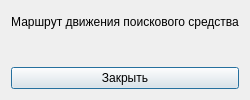
<?xml version="1.0" encoding="UTF-8"?>
<ui version="4.0">
 <class>RouteBuilderForm</class>
 <widget class="QDialog" name="RouteBuilderForm">
  <property name="windowTitle">
   <string>Построение маршрута SRU</string>
  </property>
  <layout class="QVBoxLayout" name="routeLayout">
   <item>
    <widget class="QLabel" name="labelRoute">
     <property name="text">
      <string>Маршрут движения поискового средства</string>
     </property>
     <property name="alignment">
      <set>Qt::AlignCenter</set>
     </property>
    </widget>
   </item>
   <item>
    <widget class="QWidget" name="mapContainer" native="true"/>
   </item>
   <item>
    <widget class="QPushButton" name="btnClose">
     <property name="text">
      <string>Закрыть</string>
     </property>
    </widget>
   </item>
  </layout>
 </widget>
 <resources/>
 <connections/>
</ui>
